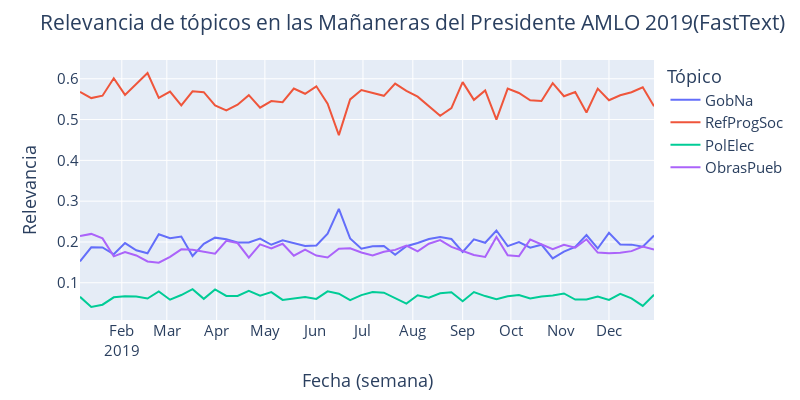
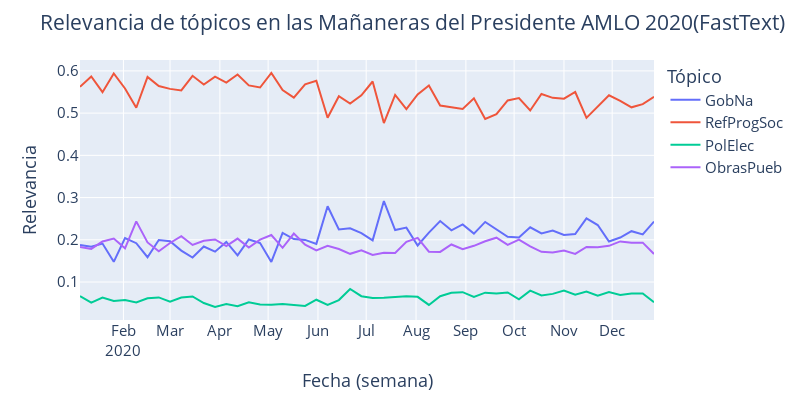
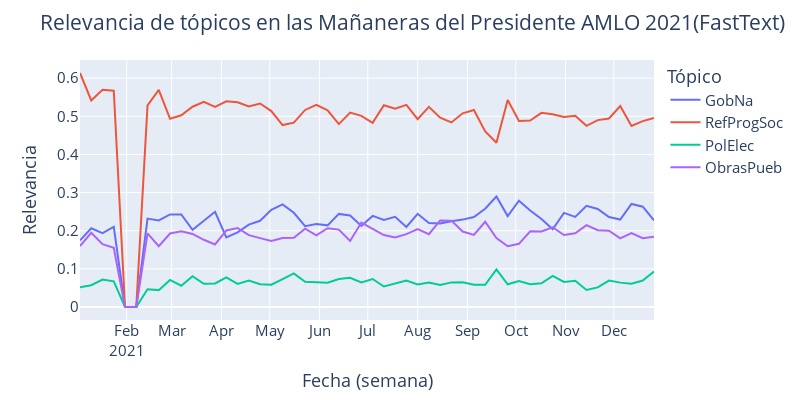

Notebook code cell kept with these figures, in order:
### Code cell
# Impresión de series de tiempo para los años 2019-2023 usando w2v.
plot_multiple_series(FT_week_indicator,PATH,'FastText')
